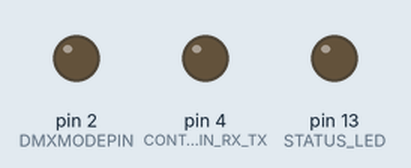
This sketch was run on a simulated Arduino Pro Mini, built with avr-gcc and run on an emulated ATmega328P. Shown: output pins drawn as LEDs (lit = HIGH).

Above: at 0.1 s.
At 5.1 s:
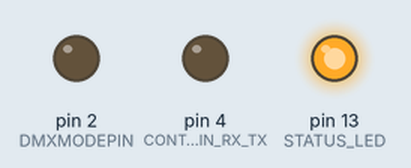
Timing chart, 0 to 6.6 s (numbered marks = the images above):
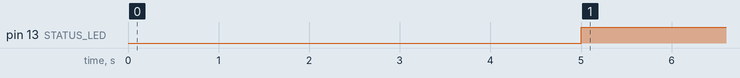

Measured:
- by itself, pin 13 (STATUS_LED): LOW → HIGH at 5.0 s

The sketch:

Firmware.ino
```cpp
/**
 * Board: Arduino Pro or Pro Mini
 */

#include <Wire.h>
#include <avr/pgmspace.h>
#include "src/DMXSerial.h"
#include "src/Adafruit_PWMServoDriver.h"

#define STATUS_LED        13
#define CONTROLPIN_RX_TX  4

#define DMX_ADDR_1        12
#define DMX_ADDR_2        11
#define DMX_ADDR_3        10
#define DMX_ADDR_4        9
#define DMX_ADDR_5        8
#define DMX_ADDR_6        7
#define DMX_ADDR_7        6
#define DMX_ADDR_8        5

#define USE_LOG           true

// Log Table: 8bit (DMX) -> 12bit (PWM)
const uint16_t pwmtable[] PROGMEM =
     {0, 1, 1, 1, 1, 1, 1, 1, 1, 1,
      1, 1, 2, 2, 2, 2, 2, 2, 2, 2,
      2, 2, 2, 2, 2, 2, 2, 2, 3, 3,
      3, 3, 3, 3, 3, 3, 3, 3, 4, 4,
      4, 4, 4, 4, 4, 4, 5, 5, 5, 5,
      5, 5, 6, 6, 6, 6, 6, 7, 7, 7,
      7, 7, 8, 8, 8, 9, 9, 9, 9, 10,
      10, 10, 11, 11, 11, 12, 12, 13, 13, 13,
      14, 14, 15, 15, 16, 16, 17, 17, 18, 19,
      19, 20, 21, 21, 22, 23, 23, 24, 25, 26,
      27, 27, 28, 29, 30, 31, 32, 33, 35, 36,
      37, 38, 39, 41, 42, 43, 45, 46, 48, 49,
      51, 53, 54, 56, 58, 60, 62, 64, 66, 68,
      71, 73, 75, 78, 80, 83, 86, 89, 91, 95,
      98, 101, 104, 108, 111, 115, 119, 123, 127, 131,
      135, 140, 144, 149, 154, 159, 164, 170, 175, 181,
      187, 193, 200, 206, 213, 220, 227, 235, 242, 250,
      259, 267, 276, 285, 295, 304, 314, 325, 336, 347,
      358, 370, 382, 395, 408, 421, 435, 450, 464, 480,
      496, 512, 529, 546, 564, 583, 602, 622, 643, 664,
      686, 708, 732, 756, 781, 807, 833, 861, 889, 919,
      949, 980, 1013, 1046, 1081, 1116, 1153, 1191, 1231, 1271,
      1313, 1357, 1402, 1448, 1496, 1545, 1596, 1649, 1703, 1759,
      1818, 1878, 1940, 2004, 2070, 2138, 2209, 2282, 2357, 2435,
      2515, 2598, 2684, 2773, 2864, 2959, 3057, 3158, 3262, 3370,
      3481, 3596, 3715, 3837, 3964, 4095, 4095};

// can be read out from dip-switches or preconfigured
uint16_t dmx_addr = 0;

// Maping "Channel of PWM Chip" => "Output Channel"
uint8_t MAPPING_CH_PWM[] = {0, 15, 1, 14, 2, 13, 3, 12, 4, 11, 5, 10, 6, 8, 7, 9};

// PWM output chip
Adafruit_PWMServoDriver pwm = Adafruit_PWMServoDriver();

void setup () {

  // init DMX and PWM-Chip
  DMXSerial.init(DMXReceiver);
  Wire.setClock(100000);
  pwm.begin();
  pwm.setPWMFreq(200); // PWM Freq in Hz, up to 1600 Hz are possible, for LEDs 200Hz should be enough

  // init PINS
  pinMode(STATUS_LED,       OUTPUT);
  pinMode(CONTROLPIN_RX_TX, OUTPUT);
  pinMode(DMX_ADDR_1,       INPUT_PULLUP);
  pinMode(DMX_ADDR_2,       INPUT_PULLUP);
  pinMode(DMX_ADDR_3,       INPUT_PULLUP);
  pinMode(DMX_ADDR_4,       INPUT_PULLUP);
  pinMode(DMX_ADDR_5,       INPUT_PULLUP);
  pinMode(DMX_ADDR_6,       INPUT_PULLUP);
  pinMode(DMX_ADDR_7,       INPUT_PULLUP);
  pinMode(DMX_ADDR_8,       INPUT_PULLUP);

  digitalWrite(CONTROLPIN_RX_TX, LOW);
  digitalWrite(STATUS_LED, HIGH);
}


void loop()
{
  // Calculate how long no data backet was received
  unsigned long lastPacket = DMXSerial.noDataSince();

  if (lastPacket < 5000) {
    digitalWrite(STATUS_LED, LOW);

    for(int i = 0; i < 16; i++)
    {
      uint8_t dmx_val = DMXSerial.read(dmx_addr + 1 + i);
      uint16_t output_val = 0;

      if(USE_LOG)
      {
        output_val = pgm_read_word_near(pwmtable + dmx_val);
      }
      else
      {
        output_val = (uint16_t)dmx_val * 16;
      }

      pwm.setPWM(MAPPING_CH_PWM[i], 0, output_val);
    }
  } else {
    // maybe DMX Bus is broken? should we just switch on some lights? should we do nothing?
    digitalWrite(STATUS_LED, HIGH);
  }
}
```

DMXSerial.h
```cpp
// (licence header left out)
#ifndef DmxSerial_h
#define DmxSerial_h

#include <avr/io.h>

// ----- Constants -----

#define DMXSERIAL_MAX 512 ///< max. number of supported DMX data channels

#define DMXMODEPIN 2     ///< Arduino pin 2 for controlling the data direction is the default value.
#define DmxModeOut HIGH  ///< set the level to HIGH for outgoing data direction
#define DmxModeIn  LOW   ///< set the level to LOW  for incomming data direction

#define DMXPROBE_RECV_MAX 50 // standard maximum of waiting for a DMX packet in DMXPROBE mode.

// ----- Enumerations -----

/**
 * Mode of Operation
 */
typedef enum {
  DMXNone, // unspecified
  DMXController , // always sending
  DMXReceiver,   // always listening
  DMXProbe       // send and receive upon request
} DMXMode;

// ----- Library Class -----

extern "C" {
  typedef void (*dmxUpdateFunction)(void);
}

/**
 * @brief Arduino library to send and receive DMXX.
 *
 * The library works unchanged with the Arduino 2009, UNO, MGEA 2560 and Leonardo boards. <br />
 * The Arduino MGEA 2560 boards use the serial port 0 on pins 0 an 1. <br />
 * The Arduino Leonardo will use serial port 1, also on pins 0 an 1. (on the 32u4 boards the first USART is USART1) <br />
 * This is consistent with the Layout of the Arduino DMX Shield http://www.mathertel.de/Arduino/DMXShield.aspx.
 */
class DMXSerialClass
{
  public:
    /**
     * @brief Initialize or re-initialize the specified mode.
     * This function can be called to switch to restart or switch the operatin mode.
     * @param [in] mode The mode of operation to be started. A value from enum DMXMode;
     * @return void
     */
    void    init (int mode);


    /**
     * @brief Initialize the specified mode including a specific mode pin.
     * This function can be called to switch to restart or switch the operatin mode.
     * @param [in] mode The mode of operation to be started. A value from enum DMXMode;
     * @param [in] modePin The pin number for switching communication direction.
     * @return void
     */
    void    init (int mode, int modePin);

    /**
     * @brief Set the maximum used channel for DMXController mode.
     * @param [in] channel The highest channel that will be transferred.
     * @return void
     */
    void    maxChannel (int channel);

    /**
     * @brief Read the current value of a channel.
     * @param [in] channel The channel number.
     * @return uint8_t The current value.
     */
    uint8_t read       (int channel);

    /**
     * @brief Write a new value to a channel.
     * This function also can be called in DMXReceiver mode to set a channel value even when no data is received.
     * It will be overwritten by the next received package.
     * @param [in] channel The channel number.
     * @param [in] value The current value.
     * @return void
     */
    void    write      (int channel, uint8_t value);

    /**
     * @brief Get a pointer to DMX Buffer.
     * This is the internal byte-array where the current DMX values are stored.
     * @return uint8_t DMX values buffer.
     */
    uint8_t *getBuffer();

    /**
     * @brief Return the duration since data was received.
     * On startup the internal timer is reset too.
     * @return long milliseconds since last pdata package.
     */
    unsigned long noDataSince();

    /**
     * @brief Check for changed data.
     * Check DMX data was updated by a received package since last resetUpdated() call or onUpdate callback.
     * @return true Some DMX data was updated.
     * @return false No updated data.
     */
    bool dataUpdated();

    /**
     * @brief Reset DMX data update flag.
     */
    void resetUpdated();

    /**
     * @brief Actively wait for an incomming DMX packet.
     * This function waits DMXPROBE_RECV_MAX milliseconds for a new package to receive.
     * @return true when a package was received.
     * @return false after timeout no package was received.
     */
    bool receive();

    /**
     * @brief Actively wait for an incomming DMX packet.
     * This function waits the specified milliseconds for a new package to receive.
     * @param wait Milliseconds to wait for a new package.
     * @return true when a package was received.
     * @return false after timeout no package was received.
     */
    bool receive(uint8_t wait);

    /**
     * @brief Terminate the current operation mode.
     */
    void    term();

  private:
    // Not used.
    // all private information is in the global _dmxXXX variables for speed and code size optimization.
    // @see DMXSerial.cpp.

};

// Use the DMXSerial library through the DMXSerial object.
// There is only one DMX port supported and DMXSerial is a static object.
extern DMXSerialClass DMXSerial;

#endif
```

Source omitted: DMXSerial.cpp (17122 bytes)
